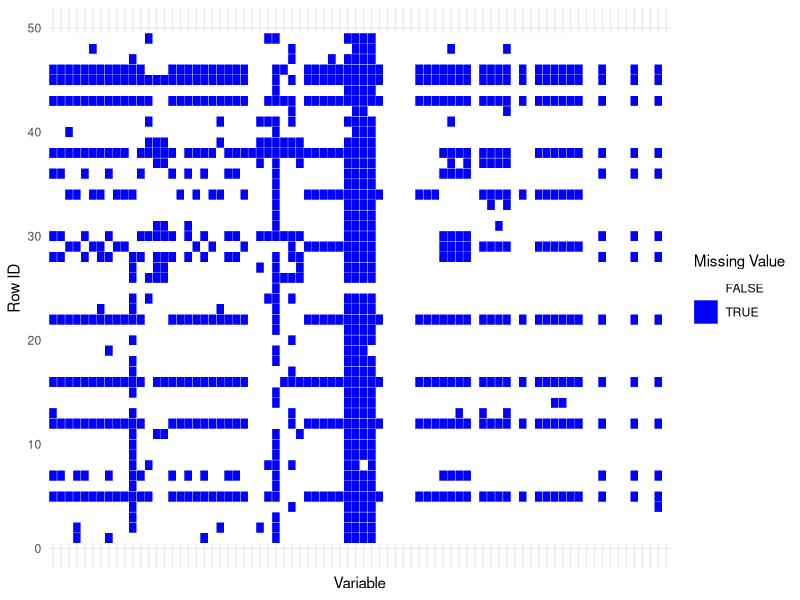
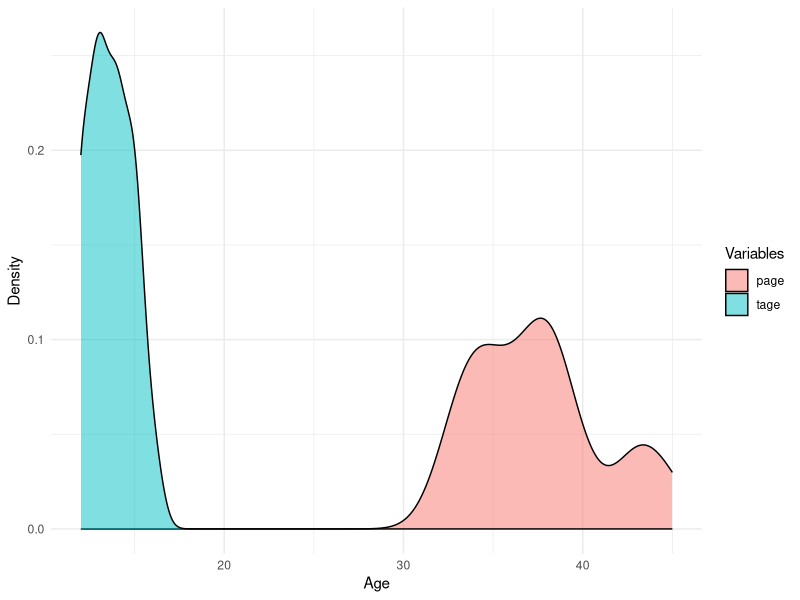
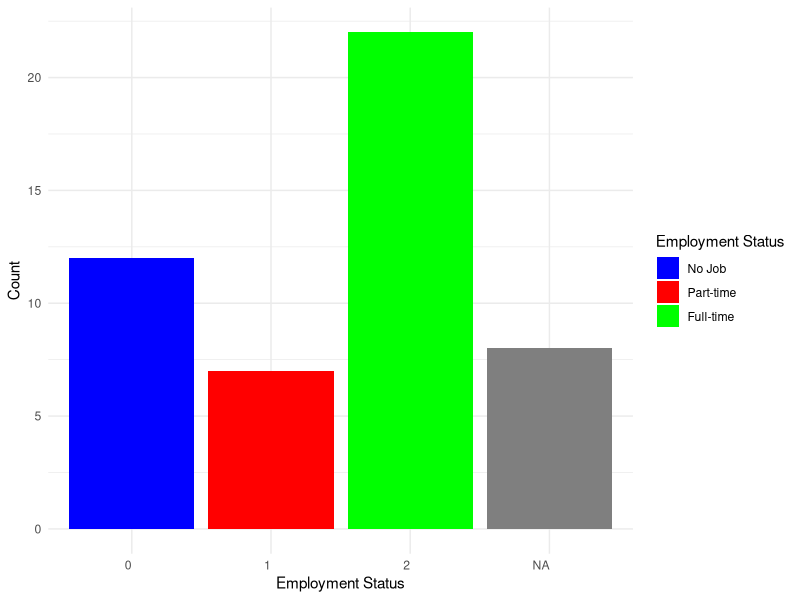
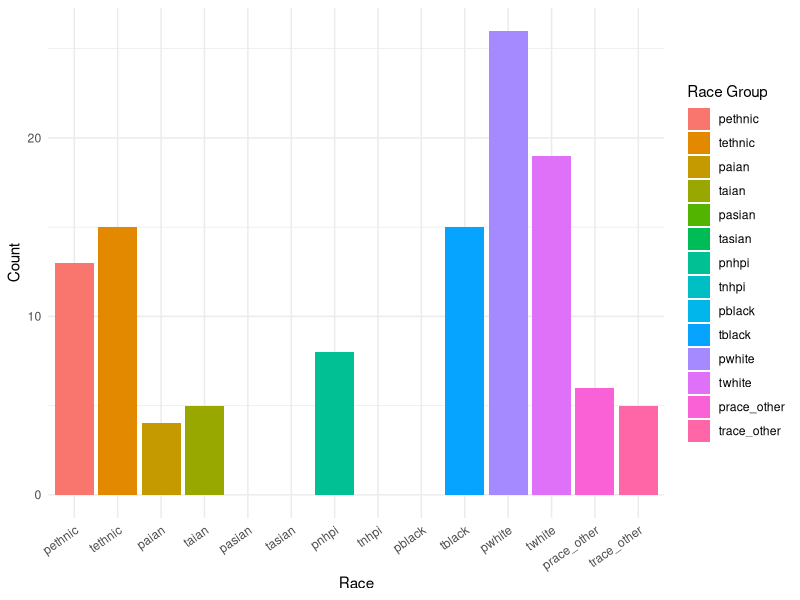
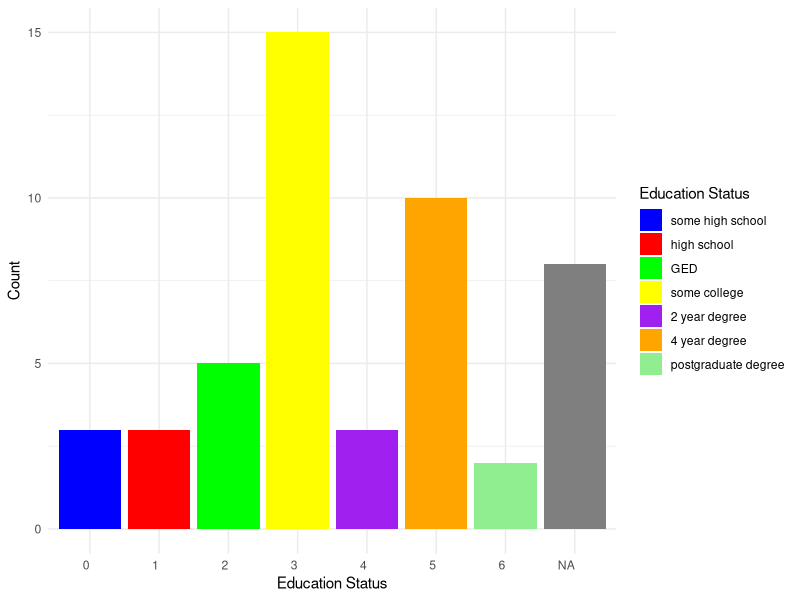
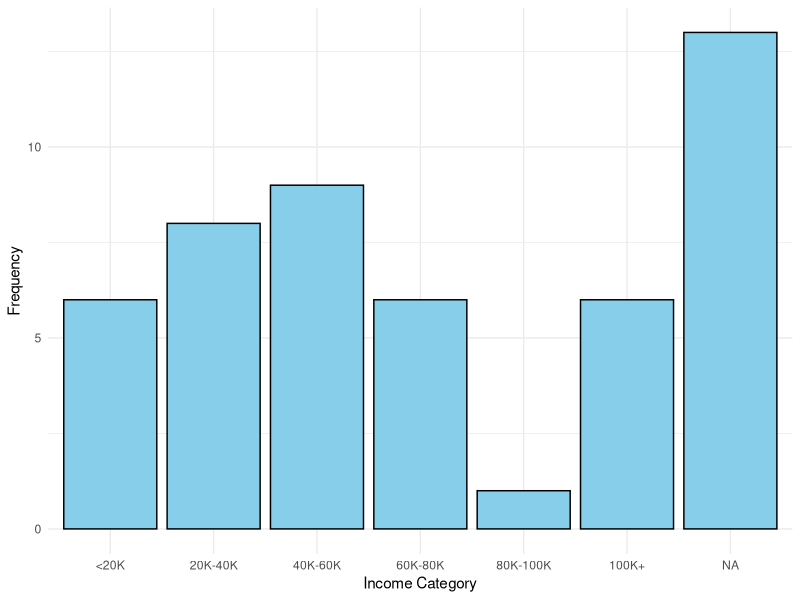

Here is the R script that generated these plots, in order:
## ---- chunk 1
library(knitr)
library(tidyr)
library(formatR)
opts_chunk$set(tidy.opts=list(width.cutoff=60),tidy=TRUE)
knitr::opts_chunk$set(echo = FALSE)
knitr::opts_chunk$set(warning = FALSE, message = FALSE, echo = FALSE, fig.align = "center")
## ---- chunk 2
#| echo: false

library(tidyverse)
library(reshape)
library(mgcv)
## ---- chunk 3
#| echo: false

data <- read.csv("project1.csv")
## ---- chunk 4
#| echo: false
#| label: fig-missing
#| fig-cap: Missing Value Heatmap

data$income[data$income==""]=NA
data$mom_numcig[data$mom_numcig==""]=NA
data$mom_smoke_16wk[data$mom_smoke_16wk==""]=NA
data$mom_smoke_22wk[data$mom_smoke_22wk==""]=NA
data$mom_smoke_32wk[data$mom_smoke_32wk==""]=NA
data$mom_smoke_pp1[data$mom_smoke_pp1==""]=NA
data$mom_smoke_pp2[data$mom_smoke_pp2==""]=NA
data$mom_smoke_pp12wk[data$mom_smoke_pp12wk==""]=NA
data$mom_smoke_pp6mo[data$mom_smoke_pp6mo==""]=NA

data_long <- data %>%
  mutate(row_id = row_number()) %>%  # Create a row id
  gather(key = "variable", value = "value", -row_id) %>%  # Convert to long format
  mutate(is_missing = is.na(value))  # Create a logical column for missing data

ggplot(data_long, aes(x = variable, y = row_id)) +
  geom_tile(aes(fill = is_missing), color = "white") +
  scale_fill_manual(values = c("white", "blue"), name = "Missing Value") +
  theme_minimal() +
  labs(x = "Variable", y = "Row ID") +
  theme(axis.text.x = element_blank(), axis.ticks.x = element_blank())  # Hide x-axis text for clarity

# Count NAs in each column
na_count_cols <- apply(data, 2, function(x) sum(is.na(x)))

# Count NAs in each row
na_count_rows <- apply(data, 1, function(x) sum(is.na(x)))

## ---- chunk 5
#| echo: false
#| label: fig-age
#| fig-cap: Density of Age

# Plot function define
variable_den <- function(data_melted,xtitle){
  ggplot(data_melted, aes(x=value, fill=variable)) +
  geom_density(alpha=0.5) +
  labs(x=xtitle,
       y="Density",
       fill="Variables") +
  theme_minimal()
}

# Age
ptage <- data[, c("page", "tage")] %>% melt() %>% filter(!is.na(value))
p_age <- variable_den(data_melted = ptage,xtitle = "Age")

p_age
## ---- chunk 6
#| echo: false

# Employment

employ <- data[, c("employ")] %>% melt() %>% filter(!is.na(value))

# Plot
p_employ <- ggplot(data, aes(x=factor(employ))) +
  geom_bar(aes(y = ..count.., fill = factor(employ)), stat="count") +
  scale_fill_manual(values=c("blue", "red", "green"),
                    name="Employment Status",
                    breaks=c("0", "1", "2"),
                    labels=c("No Job", "Part-time", "Full-time")) +
  labs(x="Employment Status",
       y="Count") +
  theme_minimal() +
  theme(axis.text.x = element_text(angle = 0, hjust = 1))

p_employ
## ---- chunk 7
#| echo: false
#| label: fig-race
#| fig-cap: Race self-report

#### This is for the bar plot.
# Race

# Select and reshape relevant columns for ggplot
parent_race_cols <- c("pethnic","paian", "pasian", "pnhpi", "pblack", "pwhite","prace_other")
child_race_cols <- c("tethnic","taian", "tasian", "tnhpi", "tblack", "twhite","trace_other") 
# Replace with actual column names

# Melt the data and create a column for race
parent_race <- melt(data, id.vars = "parent_id", measure.vars = parent_race_cols) %>% filter(value %in% c(1))
child_race <- melt(data, id.vars = "parent_id", measure.vars = child_race_cols) %>% filter(value %in% c(1))

# Add a column to indicate whether the record belongs to a child or parent
parent_race$demographic <- "Parent"
child_race$demographic <- "Child"

# Combine the data into a single data frame
all_race <- rbind(parent_race, child_race)
#all_race <- rbind(all_race,c(1000,"tnhpi",0))
#all_race <- rbind(all_race,c(1001,"pblack",0))

# Define custom colors and order
custom_order <- c("pethnic","tethnic","paian","taian", "pasian","tasian", "pnhpi","tnhpi", "pblack","tblack", "pwhite","twhite","prace_other","trace_other")

all_race$variable <- factor(all_race$variable,levels = custom_order)

race_count <- all_race%>%group_by(variable)%>%count()
variable <- c("tnhpi","pblack","pasian","tasian")
n <- rep(0,4)

B <- race_count%>% as.data.frame()
race_count.new <- rbind(B,cbind(variable,n))
race_count.new$n <- as.numeric(race_count.new$n)

# Plot
p_race <- ggplot(race_count.new, aes(x=variable,y=n,fill=variable)) +
  geom_bar(stat="identity",position="dodge") +
  labs(x="Race",
       y="Count",
       fill="Race Group") +
  theme_minimal() +
  theme(axis.text.x = element_text(angle = 35, hjust = 1))

p_race

## ---- chunk 8
#| echo: false
#| label: fig-edu
#| fig-cap: Parents Education Distribution

# Education

education <- data[, c("pedu")] %>% melt() %>% filter(!is.na(value))

# Plot
p_edu <- ggplot(data, aes(x=factor(pedu))) +
  geom_bar(aes(y = ..count.., fill = factor(pedu)), stat="count") +
  scale_fill_manual(values=c("blue", "red", "green","yellow","purple","orange","lightgreen"),
                    name="Education Status",
                    breaks=c("0", "1", "2","3","4","5","6"),
                    labels=c("some high school", "high school", "GED","some college","2 year degree","4 year degree","postgraduate degree")) +
  labs(x="Education Status",
       y="Count") +
  theme_minimal() +
  theme(axis.text.x = element_text(angle = 0, hjust = 1))

p_edu
## ---- chunk 9
#| echo: false
#| label: fig-income
#| fig-cap: Parents income distribution

# Convert income to numeric, handling non-numeric entries and missing values
Income=data[,c("parent_id","income")]
Income$income <- as.numeric(as.character(data$income))

# Categorizing income
Income$income_category <- cut(Income$income, 
                            breaks = c(-Inf, 20000, 40000, 60000, 80000, 100000, Inf),
                            labels = c("<20K", "20K-40K", "40K-60K", "60K-80K", "80K-100K", "100K+"),
                            right = FALSE,
                            include.lowest = TRUE)

# Handling NA values if needed
Income$income_category <- factor(Income$income_category, levels = c("<20K", "20K-40K", "40K-60K", "60K-80K", "80K-100K", "100K+"), exclude = NULL)

# Creating the plot
p_income <- ggplot(Income, aes(x = income_category)) +
  geom_bar(fill = "skyblue", color = "black") +
  labs(x = "Income Category",
       y = "Frequency") +
  theme_minimal()

p_income
## ---- chunk 10
#| echo: false

# make new variable of Mom_Smoke_xxwk,with numeric data.
data$Mom_Smoke_16wk=NA
data$Mom_Smoke_16wk[data$mom_smoke_16wk=="1=Yes"]=1
data$Mom_Smoke_16wk[data$mom_smoke_16wk=="2=No"]=0

data$Mom_Smoke_22wk=NA
data$Mom_Smoke_22wk[data$mom_smoke_22wk=="1=Yes"]=1
data$Mom_Smoke_22wk[data$mom_smoke_22wk=="2=No"]=0

data$Mom_Smoke_32wk=NA
data$Mom_Smoke_32wk[data$mom_smoke_32wk=="1=Yes"]=1
data$Mom_Smoke_32wk[data$mom_smoke_32wk=="2=No"]=0

data$Mom_Smoke_p=NA
data$Mom_Smoke_p[data$Mom_Smoke_16wk==1 | data$Mom_Smoke_22wk==1|data$Mom_Smoke_32wk==1]=1
data$Mom_Smoke_p[data$Mom_Smoke_16wk==0 & data$Mom_Smoke_22wk==0 & data$Mom_Smoke_32wk==0]=0 # 0 means don't smoke.

### if some missing value exist, but there are 0, then we will say it 0. Because most moms
data$Mom_Smoke_p[data$cotimean_34wk<2 & is.na(data$Mom_Smoke_p)]=0

data.mom_smoke <- data[,c("Mom_Smoke_16wk","Mom_Smoke_22wk","Mom_Smoke_32wk","Mom_Smoke_p","cotimean_34wk")]
## ---- chunk 11
#| echo: false

# make new variable of Mom_Smoke_xxwkpp,with numeric data.
data$Mom_Smoke_pp1=NA
data$Mom_Smoke_pp1[data$mom_smoke_pp1=="1=Yes"]=1
data$Mom_Smoke_pp1[data$mom_smoke_pp1=="2=No"]=0

data$Mom_Smoke_pp2=NA
data$Mom_Smoke_pp2[data$mom_smoke_pp2=="1=Yes"]=1
data$Mom_Smoke_pp2[data$mom_smoke_pp2=="2=No"]=0

data$Mom_Smoke_pp12wk=NA
data$Mom_Smoke_pp12wk[data$mom_smoke_pp12wk=="1=Yes"]=1
data$Mom_Smoke_pp12wk[data$mom_smoke_pp12wk=="2=No"]=0

data$Mom_Smoke_pp6mo=NA
data$Mom_Smoke_pp6mo[data$mom_smoke_pp6mo=="1=Yes"]=1
data$Mom_Smoke_pp6mo[data$mom_smoke_pp6mo=="2=No"]=0

data$Mom_Smoke_pp=NA
data$Mom_Smoke_pp[data$Mom_Smoke_pp1==1 | data$Mom_Smoke_pp2==1|data$Mom_Smoke_pp12wk==1 | data$Mom_Smoke_pp6mo==1]=1
data$Mom_Smoke_pp[data$Mom_Smoke_pp1==0 & data$Mom_Smoke_pp2==0 & data$Mom_Smoke_pp12wk==0 & data$Mom_Smoke_pp6mo==0]=0 # 0 means don't smoke.


data_ms_pp <- data[,c("Mom_Smoke_pp1","Mom_Smoke_pp2","Mom_Smoke_pp12wk","Mom_Smoke_pp6mo","Mom_Smoke_pp","cotimean_pp6mo","cotimean_pp6mo_baby")]

## ---- chunk 12
#| echo: false

#cor(data$bpm_att,data$bpm_att_p,use = "pairwise.complete.obs")
#cor(data$erq_cog,data$erq_exp,use = "pairwise.complete.obs")

data$Bpm_att=NA
data$Bpm_att=(data$bpm_att+data$bpm_att_p)/2
data$Bpm_att[is.na(data$Bpm_att)]=data$bpm_att[is.na(data$Bpm_att)]
data$Bpm_att[is.na(data$Bpm_att)]=data$bpm_att_p[is.na(data$Bpm_att)]

data$Erq=NA
data$Erq=(data$erq_cog+data$erq_exp)/2
data$Erq[is.na(data$Erq)]=data$erq_cog[is.na(data$Erq)]
data$Erq[is.na(data$Erq)]=data$erq_exp[is.na(data$Erq)]

data_sereg <- data[,c("Bpm_att","bpm_att","bpm_att_p","Erq","erq_cog","erq_exp")]
## ---- chunk 13
#| echo: false
data_substance <- data[,c("cig_ever","e_cig_ever","mj_ever","alc_ever")]
## ---- chunk 14
#| echo: false

#data$swan_hyperactive
#data$bpm_ext
#data$bpm_ext_p

data$Bpm_ext=NA
data$Bpm_ext=(data$bpm_ext+data$bpm_ext_p)/2
data$Bpm_ext[is.na(data$Bpm_ext)]=data$bpm_ext[is.na(data$Bpm_ext)]
data$Bpm_ext[is.na(data$Bpm_ext)]=data$bpm_ext_p[is.na(data$Bpm_ext)]

data_ext <- data[,c("Bpm_ext","bpm_ext","bpm_ext_p")]
## ---- chunk 15
#| echo: false

data_sdp_reg <- data[,c("Bpm_att","Erq","Mom_Smoke_p","cotimean_34wk")]
data_sdp_reg_1_clean <- na.omit(data_sdp_reg[,-2])
# Fit a GAM model
model_gam_sdp_reg_1 <- gam(Bpm_att ~ Mom_Smoke_p + s(cotimean_34wk), data = data_sdp_reg_1_clean)
summary(model_gam_sdp_reg_1)

# Plotting the smooth terms in the model
#plot(model_gam_sdp_reg_1, se = TRUE, pages = 1)

# Predict and plot the results
pred <- predict(model_gam_sdp_reg_1, newdata = data_sdp_reg_1_clean, type = "response", se.fit = TRUE)

# Adding predictions to the original data
data_sdp_reg_1_clean$pred <- pred$fit

# Plotting the original and predicted values
# p_sdp_reg_1 <- ggplot(data_sdp_reg_1_clean, aes(x = cotimean_34wk)) +
#   geom_point(aes(y = Bpm_att)) +
#   geom_line(aes(y = pred), color = "blue") +
#   labs(y = "Bpm_att", x = "cotimean_34wk", title = "GAM Model Predictions vs. Original Data") +
#   theme_minimal()


data_sdp_reg <- data[,c("Bpm_att","Erq","Mom_Smoke_p","cotimean_34wk")]
data_sdp_reg_2_clean <- na.omit(data_sdp_reg[,-1])
# Fit a GAM model
model_gam_sdp_reg_2 <- gam(Erq ~ Mom_Smoke_p + s(cotimean_34wk), data = data_sdp_reg_2_clean)
summary(model_gam_sdp_reg_2)

# Plotting the smooth terms in the model
#plot(model_gam_sdp_reg_1, se = TRUE, pages = 1)

# Predict and plot the results
pred <- predict(model_gam_sdp_reg_2, newdata = data_sdp_reg_2_clean, type = "response", se.fit = TRUE)

# Adding predictions to the original data
data_sdp_reg_2_clean$pred <- pred$fit

# Plotting the original and predicted values
# p_sdp_reg_2 <- ggplot(data_sdp_reg_2_clean, aes(x = cotimean_34wk)) +
#   geom_point(aes(y = Erq)) +
#   geom_line(aes(y = pred), color = "blue") +
#   labs(y = "Erq", x = "cotimean_34wk", title = "GAM Model Predictions vs. Original Data") +
#   theme_minimal()

## ---- chunk 16
#| echo: false


data_sdp_sub <- data[,c("Mom_Smoke_p","cotimean_34wk","cig_ever","e_cig_ever","mj_ever","alc_ever")]
data_sdp_sub_clean <- na.omit(data_sdp_sub)

# Specify the dependent variables
indep_vars <- c("Mom_Smoke_p","cotimean_34wk")

# Specify the independent binary variables
dep_vars <- c("cig_ever", "e_cig_ever", "mj_ever", "alc_ever")

# Loop through each independent variable and create a model for each dependent variable
for (dep_var in dep_vars) {
    # Formulate the model formula
    model_formula <- as.formula(paste(dep_var, "~ Mom_Smoke_p + s(cotimean_34wk)"))
    # Fit the model
    model <- gam(model_formula, data = data_sdp_sub_clean)
    # Display the summary
    cat("\nModel: Predicting", dep_var,"\n")
    print(summary(model))
}

## ---- chunk 17
#| echo: false


data_sdp_ext <- data[,c("Mom_Smoke_p","cotimean_34wk","swan_hyperactive","Bpm_ext")]
data_sdp_ext_clean <- na.omit(data_sdp_ext)

# Specify the independent binary variables
dep_vars <- c("swan_hyperactive","Bpm_ext")

# Loop through each independent variable and create a model for each dependent variable
for (dep_var in dep_vars) {
    # Formulate the model formula
    model_formula <- as.formula(paste(dep_var, "~ Mom_Smoke_p + s(cotimean_34wk)"))
    # Fit the model
    model <- gam(model_formula, data = data_sdp_ext_clean)
    # Display the summary
    cat("\nModel: Predicting", dep_var,"\n")
    print(summary(model))
}


## ---- chunk 18
#| echo: false

data_ets_reg <- data[,c("cotimean_pp6mo","cotimean_pp6mo_baby","Bpm_att","Erq")]
data_ets_reg_clean <- na.omit(data_ets_reg)

# Specify the independent binary variables
dep_vars <- c("Bpm_att","Erq")

# Loop through each independent variable and create a model for each dependent variable
for (dep_var in dep_vars) {
    # Formulate the model formula
    model_formula <- as.formula(paste(dep_var, "~ s(cotimean_pp6mo) + s(cotimean_pp6mo_baby)"))
    # Fit the model
    model <- gam(model_formula, data = data_ets_reg_clean)
    # Display the summary
    cat("\nModel: Predicting", dep_var,"\n")
    print(summary(model))
}



## ---- chunk 19
#| echo: false

data_ets_sub <- data[,c("cotimean_pp6mo","cotimean_pp6mo_baby","cig_ever","e_cig_ever","mj_ever","alc_ever")]
data_ets_sub_clean <- na.omit(data_ets_sub)

# Specify the independent binary variables
dep_vars <- c("cig_ever","e_cig_ever","mj_ever","alc_ever")

# Loop through each independent variable and create a model for each dependent variable
for (dep_var in dep_vars) {
    # Formulate the model formula
    model_formula <- as.formula(paste(dep_var, "~ s(cotimean_pp6mo) + s(cotimean_pp6mo_baby)"))
    # Fit the model
    model <- gam(model_formula, data = data_ets_sub_clean)
    # Display the summary
    cat("\nModel: Predicting", dep_var,"\n")
    print(summary(model))
}



## ---- chunk 20
#| echo: false

data_ets_ext <- data[,c("cotimean_pp6mo","cotimean_pp6mo_baby","swan_hyperactive","Bpm_ext")]
data_ets_ext_clean <- na.omit(data_ets_ext)

# Specify the independent binary variables
dep_vars <- c("swan_hyperactive","Bpm_ext")

# Loop through each independent variable and create a model for each dependent variable
for (dep_var in dep_vars) {
    # Formulate the model formula
    model_formula <- as.formula(paste(dep_var, "~ s(cotimean_pp6mo) + s(cotimean_pp6mo_baby)"))
    # Fit the model
    model <- gam(model_formula, data = data_ets_ext_clean)
    # Display the summary
    cat("\nModel: Predicting", dep_var,"\n")
    print(summary(model))
}

## ---- chunk 21
labs = knitr::all_labels()
labs = setdiff(labs, c("get-labels"))
